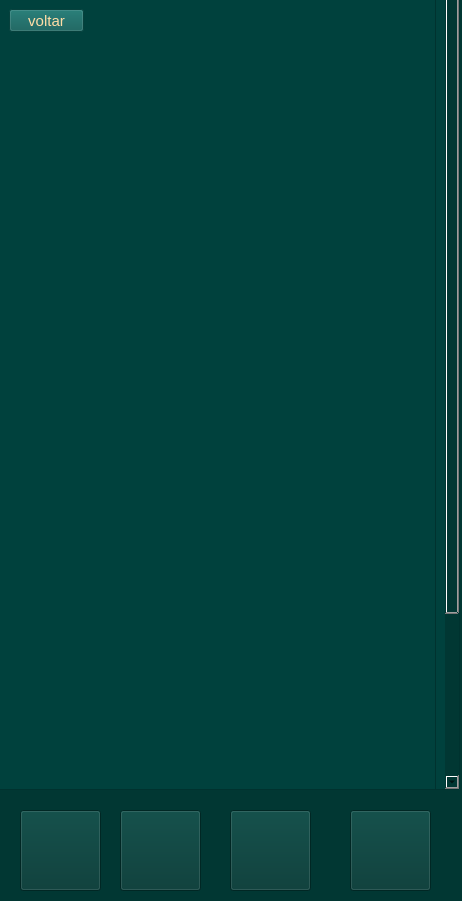
<?xml version="1.0" encoding="UTF-8"?>
<ui version="4.0">
 <class>Form</class>
 <widget class="QWidget" name="Form">
  <property name="geometry">
   <rect>
    <x>0</x>
    <y>0</y>
    <width>462</width>
    <height>901</height>
   </rect>
  </property>
  <property name="minimumSize">
   <size>
    <width>462</width>
    <height>901</height>
   </size>
  </property>
  <property name="maximumSize">
   <size>
    <width>462</width>
    <height>901</height>
   </size>
  </property>
  <property name="windowTitle">
   <string>Form</string>
  </property>
  <property name="styleSheet">
   <string notr="true">background-color: rgb(1, 55, 51);</string>
  </property>
  <widget class="QLabel" name="label_5">
   <property name="geometry">
    <rect>
     <x>0</x>
     <y>800</y>
     <width>461</width>
     <height>101</height>
    </rect>
   </property>
   <property name="styleSheet">
    <string notr="true">background-color: rgb(1, 55, 51);</string>
   </property>
   <property name="text">
    <string/>
   </property>
  </widget>
  <widget class="QScrollArea" name="scrollArea">
   <property name="geometry">
    <rect>
     <x>-11</x>
     <y>-21</y>
     <width>471</width>
     <height>811</height>
    </rect>
   </property>
   <property name="styleSheet">
    <string notr="true">background-color: rgb(0, 65, 61);
</string>
   </property>
   <property name="widgetResizable">
    <bool>true</bool>
   </property>
   <widget class="QWidget" name="scrollAreaWidgetContents">
    <property name="geometry">
     <rect>
      <x>0</x>
      <y>0</y>
      <width>452</width>
      <height>1018</height>
     </rect>
    </property>
    <layout class="QVBoxLayout" name="verticalLayout">
     <item>
      <widget class="QFrame" name="frame">
       <property name="minimumSize">
        <size>
         <width>300</width>
         <height>1000</height>
        </size>
       </property>
       <property name="frameShape">
        <enum>QFrame::StyledPanel</enum>
       </property>
       <property name="frameShadow">
        <enum>QFrame::Raised</enum>
       </property>
       <widget class="QLabel" name="label">
        <property name="geometry">
         <rect>
          <x>30</x>
          <y>10</y>
          <width>390</width>
          <height>1000</height>
         </rect>
        </property>
        <property name="minimumSize">
         <size>
          <width>390</width>
          <height>1000</height>
         </size>
        </property>
        <property name="text">
         <string/>
        </property>
        <property name="pixmap">
         <pixmap>fotos/exercicios peito.png</pixmap>
        </property>
       </widget>
       <widget class="QPushButton" name="voltartriceps">
        <property name="geometry">
         <rect>
          <x>10</x>
          <y>20</y>
          <width>75</width>
          <height>23</height>
         </rect>
        </property>
        <property name="styleSheet">
         <string notr="true">#voltartriceps{
background-color: rgb(10, 91, 86);
color: rgb(255, 221, 166);
font-size: 15px;
}</string>
        </property>
        <property name="text">
         <string>voltar</string>
        </property>
       </widget>
      </widget>
     </item>
    </layout>
   </widget>
  </widget>
  <widget class="QPushButton" name="menu_4">
   <property name="geometry">
    <rect>
     <x>20</x>
     <y>810</y>
     <width>81</width>
     <height>81</height>
    </rect>
   </property>
   <property name="styleSheet">
    <string notr="true">#botaomenu{
border:none;
}</string>
   </property>
   <property name="text">
    <string/>
   </property>
   <property name="icon">
    <iconset>
     <normaloff>fotos/menu.png</normaloff>fotos/menu.png</iconset>
   </property>
   <property name="iconSize">
    <size>
     <width>81</width>
     <height>81</height>
    </size>
   </property>
  </widget>
  <widget class="QPushButton" name="treino">
   <property name="geometry">
    <rect>
     <x>120</x>
     <y>810</y>
     <width>81</width>
     <height>81</height>
    </rect>
   </property>
   <property name="styleSheet">
    <string notr="true">#botaotreino{
border:none;
}</string>
   </property>
   <property name="text">
    <string/>
   </property>
   <property name="icon">
    <iconset>
     <normaloff>fotos/treino.png</normaloff>fotos/treino.png</iconset>
   </property>
   <property name="iconSize">
    <size>
     <width>81</width>
     <height>81</height>
    </size>
   </property>
  </widget>
  <widget class="QPushButton" name="config">
   <property name="geometry">
    <rect>
     <x>230</x>
     <y>810</y>
     <width>81</width>
     <height>81</height>
    </rect>
   </property>
   <property name="styleSheet">
    <string notr="true">#botaoconfig{
border:none;
}</string>
   </property>
   <property name="text">
    <string/>
   </property>
   <property name="icon">
    <iconset>
     <normaloff>fotos/config.png</normaloff>fotos/config.png</iconset>
   </property>
   <property name="iconSize">
    <size>
     <width>81</width>
     <height>81</height>
    </size>
   </property>
  </widget>
  <widget class="QPushButton" name="perfil">
   <property name="geometry">
    <rect>
     <x>350</x>
     <y>810</y>
     <width>81</width>
     <height>81</height>
    </rect>
   </property>
   <property name="styleSheet">
    <string notr="true">#menu{
border:none;
}</string>
   </property>
   <property name="text">
    <string/>
   </property>
   <property name="icon">
    <iconset>
     <normaloff>fotos/perfil.png</normaloff>fotos/perfil.png</iconset>
   </property>
   <property name="iconSize">
    <size>
     <width>81</width>
     <height>81</height>
    </size>
   </property>
  </widget>
 </widget>
 <resources/>
 <connections/>
</ui>
